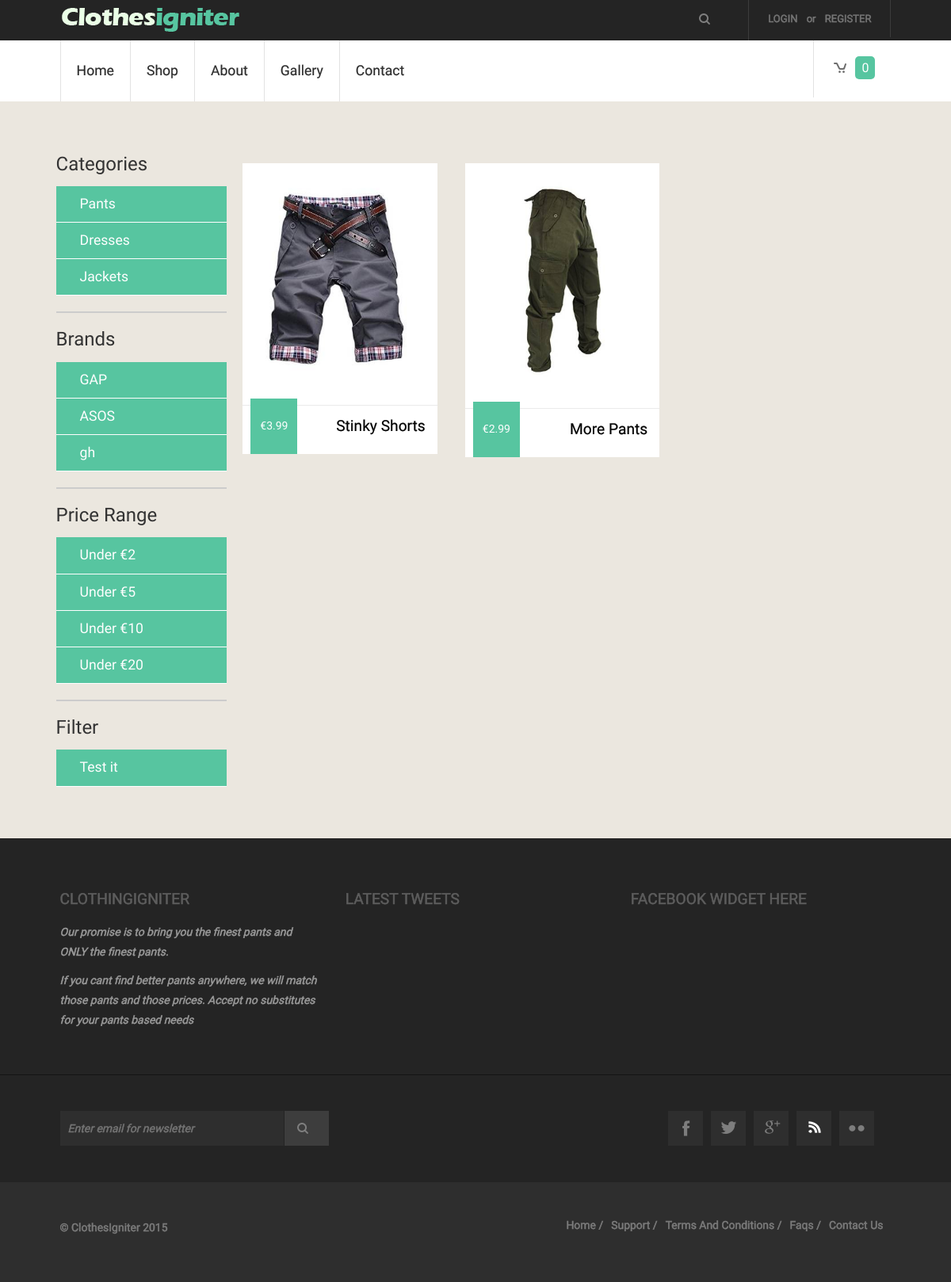
The page /index.php/store/brand/1 on the database its author committed.
### tables this page shows
CREATE TABLE IF NOT EXISTS `category` (
`id` int(11) NOT NULL,
  `name` varchar(150) NOT NULL,
  `parentID` int(11) NOT NULL,
  `slug` varchar(150) NOT NULL
);

CREATE TABLE IF NOT EXISTS `brand` (
`id` int(11) NOT NULL,
  `name` varchar(150) NOT NULL
);

CREATE TABLE IF NOT EXISTS `store_items` (
`id` int(11) NOT NULL,
  `item_name` varchar(240) NOT NULL,
  `item_price` decimal(7,2) NOT NULL,
  `image_small` varchar(240) NOT NULL,
  `image_large` varchar(240) NOT NULL,
  `item_description` text NOT NULL,
  `rating` int(11) NOT NULL DEFAULT '0',
  `categoryID` int(11) NOT NULL,
  `brandID` int(11) NOT NULL,
  `item_description_short` text NOT NULL
);

### application/views/includes/template.php (called while the page is built, shortened)
<?php $this->load->view('includes/header' ,$this->globals);?>
<?php $this->load->view($main_content);?>

### application/controllers/store.php (called while the page is built, shortened)
<?php
class Store extends MY_Controller{
    function __construct()
    {
        parent::__construct();
        $this->load->model('item_model');
        $this->load->model('stock_model');
        $this->load->model('address_model');
        $this->load->model('orderItem_model');
        $this->load->model('order_model');
        $this->load->helper('url_helper');
        $this->load->library('user_agent');
    }
    function brand($brand){
        $this->load->library('pagination');
        $config['base_url']=base_url().'index.php/store/brand/'. $brand;
        $config["total_rows"] = $this->item_model->record_count_brand($brand);
        $config['per_page'] = 6;
        $config['num_links'] = 20;
        $config["uri_segment"] = 4;
        $this->pagination->initialize($config);
        $page = ($this->uri->segment($config["uri_segment"])) ? $this->uri->segment($config["uri_segment"]) : 0;
        $data["items"] = $this->item_model->
        get_by_brand($config["per_page"], $page, $brand);
        $data["links"] = $this->pagination->create_links();
        $data['main_content'] = 'store/index';
        $this->load->view('includes/template', $data, $this->globals);
    }
}

### index.php (called while the page is built, shortened)
<?php
require_once BASEPATH.'core/CodeIgniter.php';

### application/models/Category_model.php (called while the page is built, shortened)
<?php
class Category_model extends CI_Model
{
    public function get($id = FALSE)
    {
        if (!$id)
        {
            $query = $this->db->get('category');
            return $query->result_array();
        }
        $query = $this->db->get_where('category', array('id' => $id));
        return $query->row_array();
    }
}

### application/core/MY_Controller.php (called while the page is built, shortened)
<?php
class MY_Controller extends CI_Controller
{
    function __construct()
    {
        $this->globals = array(
            'categories' => $this->category_model->get(),
            'brands' => $this->brand_model->get(),
        );
    }
}

### application/models/Brand_model.php (called while the page is built, shortened)
<?php
class Brand_model extends CI_Model
{
    public function get($id = FALSE)
    {
        if (!$id)
        {
            $query = $this->db->get('brand');
            return $query->result_array();
        }
        $query = $this->db->get_where('brand', array('id' => $id));
        return $query->row_array();
    }
}

### application/models/Item_model.php (called while the page is built, shortened)
<?php
class Item_model extends CI_Model
{
    public function get_by_brand($limit, $start, $brand= FALSE)
    {
        $this->db->limit($limit, $start);
        if(!$brand){
            $query = $this->db->get("store_items");
        }
        else{
            $query = $this->db->get_where('store_items', array('brandID' => $brand));
        }
        if ($query->num_rows() > 0) {
            foreach ($query->result() as $row) {
                $data[] = $row;
            }
            return $data;
        }
        return false;
    }
}

### application/views/store/index.php (the view, shortened to what this page needs)
<div class="row">
    <div class="col-md-3 admin-sidebar">
              <div class="list-group">
                  <ul class="category-select">
                      <h3>Categories</h3>
                  <?php
                  foreach($categories as $category) {
                      echo "<li>" . anchor('store/category/'. $category['id'], $category['name']) . "</li>";
                  }
                  ?>
                  </ul>
                  <hr>
                  <ul class="category-select">
                      <h3>Brands</h3>
                      <?php
                      foreach($brands as $brand) {
                          echo "<li>" . anchor('store/brand/'. $brand['id'], $brand['name']) . "</li>";
                      }
                      ?>
                  </ul>
                  <hr>
                  <ul class="category-select">
                      <h3>Price Range</h3>
                      <?php
                          echo "<li>" . anchor('store/price/2', 'Under &euro;2') . "</li>";
                          echo "<li>" . anchor('store/price/5', 'Under &euro;5') . "</li>";
                          echo "<li>" . anchor('store/price/10', 'Under &euro;10') . "</li>";
                          echo "<li>" . anchor('store/price/20', 'Under &euro;20') . "</li>";
                      ?>
                  </ul>
                  <hr>
                  <ul class="category-select">
                      <h3>Filter</h3>
                      <?php
                      echo "<li>" . anchor('store/filter/1/2', 'Test it') . "</li>";
                      ?>
                  </ul>
               </div>
        </div>
    <div class="col-md-9">
        <div class="grids_of_3">
            <?php if($items!=null){
                foreach($items as $item) { ?>
                    <div class="grid1_of_3">
                        <a href="<?php echo base_url() . 'index.php/item/view/'.$item->id ?>">
                            <img src="<?php echo base_url() . "images/clothes/" . $item->image_large; ?>"  alt=""/>
                            <h3><?php echo $item->item_name ?></h3>
                            <span class="price">&euro;<?php echo $item->item_price ?></span>
                        </a>
                    </div>
                <?php }} ?>
        </div>
    </div>
</div>

### css/style.css (style rules this page uses)
ol,ul { list-style:none;margin:0;padding:0; }
a { text-decoration:none; }
img { max-width:100%; }
html, body { font-family: 'Maven Pro', sans-serif; background:#ffffff; font-size: 100%; }
.log_reg li a { font-family: 'Maven Pro', sans-serif; font-size: 0.8125em; padding: 5px 8px; color: #777777; text-transform: uppercase; -webkit-text-stroke: 0.5px; }
.menu ul li a { display: block; padding: 26px 30px; color: #2d2d2d; font-size: 1.1em; text-transform: capitalize; -webkit-text-stroke: 0.2px; -webkit-transition: all 0.3s ease-in-out; -moz-transition: all 0.3s ease-in-out; -o-transition: all 0.3s ease-in-out; transition: all 0.3s ease-in-out; }
.grids_of_3 { text-align:center; display: block; }
.grid1_of_3 { float:left; width:30.3333%; margin-left:4.3333%; background: #ffffff; position: relative; }
.grid1_of_3:first-child { margin-left: 0; }
.grid1_of_3 a { display: block; }
.grid1_of_3 img { padding: 8% 0; }
.grid1_of_3 h3 { border-top: 1px solid #EBEBEB; padding: 15px; font-size: 1.2em; color: #000000; -webkit-text-stroke: 0.2px; text-shadow: 0 1px 0 #ffffff; text-transform: capitalize; }
.price { background: #57C5A0; color: #ffffff; font-size: 0.8725em; padding: 25px 12px; position: absolute; bottom: 0px; left: 10px; }
.grids_of_3 { display: block; margin: 4% 0; }
.soc_icons ul li a { display: block; padding: 10px; background: #2e2e2e; width: 24px; height: 24px; -webkit-transition: all 0.3s ease-in-out; -moz-transition: all 0.3s ease-in-out; -o-transition: all 0.3s ease-in-out; transition: all 0.3s ease-in-out; }
.soc_icons ul li a.icon4 { background: #2e2e2e url('../images/icon4.png') no-repeat 14px 12px; }
.f_nav1 li a { display:block; color: #7D7D7D; text-transform: capitalize; font-size: 0.8725em; -webkit-text-stroke: 0.5px; -webkit-transition: all 0.3s ease-in-out; -moz-transition: all 0.3s ease-in-out; -o-transition: all 0.3s ease-in-out; transition: all 0.3s ease-in-out; }
@media only screen and (max-width: 1280px) { .menu ul li a { padding: 26px 20px; } }

### css/custom.css (style rules this page uses)
.admin-sidebar ul, .category-select { list-style:none; margin:0; padding:0; }
.admin-sidebar ul > li > a { margin-left:20px; display:block; padding:10px; color:#fefefe; font-size:1.1em; transition: all 0.2s ease-out; }
.admin-sidebar ul > li { background:#57C5A0; border-bottom:1px solid #fefefe; transition: all 0.2s ease-out; }
.admin-sidebar h3, .admin-sidebar h4 { margin-bottom:15px; }
.admin-sidebar hr { border:1px solid #ccc; }
.grid1_of_3 { margin-bottom:20px; }
.grid1_of_3 h3 { text-align: right; }
.grids_of_3 img { max-height: 250px; }
.grid1_of_3 { transition: all 0.2s ease-out; }

### rows shown on the page
category: id+name "Pants"
category: id+name "Dresses"
category: id+name "Jackets"
brand: id+name "GAP"
brand: id+name "ASOS"
brand: id+name "gh"
store_items: image_large (picture), item_name "Stinky Shorts", item_price "3.99"
store_items: image_large (picture), item_name "More Pants", item_price "2.99"

### other values the page prints
anchor('login', 'Login') "LOGIN"
anchor('login/signup', 'Register') "REGISTER"
anchor('site', 'Home') "Home"
anchor('store', 'Shop') "Shop"
anchor('site/about', 'About') "About"
anchor('site/gallery', 'Gallery') "Gallery"
anchor('site/contact', 'Contact') "Contact"
$this->cart->total_items() "0"
anchor('store/price/2', 'Under &euro;2') "Under €2"
anchor('store/price/5', 'Under &euro;5') "Under €5"
anchor('store/price/10', 'Under &euro;10') "Under €10"
anchor('store/price/20', 'Under &euro;20') "Under €20"
anchor('store/filter/1/2', 'Test it') "Test it"
anchor('site', 'Home /') "Home /"
anchor('site/contact', 'Contact Us') "Contact Us"
